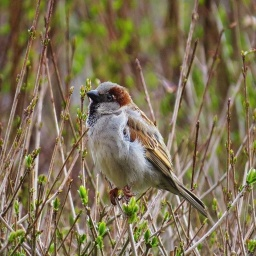
#> input picture game/demo_dataset/test/sparrow/4A24I38L602X.jpg, 256 x 256 px; its folder holds only this picture in this run
$ python CaptchaSparrow.py
#> lines starting #> are read from the running program, lines starting #| are printed output that depends on the picture
from __future__ import annotations

import random
import zipfile
from dataclasses import dataclass
from pathlib import Path, PurePosixPath
from typing import Optional

from PIL import Image, ImageOps

IMAGE_EXTENSIONS = {".jpg", ".jpeg", ".png", ".webp", ".bmp", ".gif"}
SCRIPT_DIR = Path(__file__).resolve().parent


@dataclass
class CaptchaGridResult:
    """Result returned by `generate_bird_captcha_grid`."""

    image: Image.Image
    grid_size: int
    cell_size: int
    gap: int
    sparrow_positions: list[tuple[int, int]]  # (row, col) of the target bird
    labels: list[list[str]]  # N x N matrix of bird folder names
    image_paths: list[list[str]]  # N x N matrix of source image paths / zip entries
    source: str = ""  # dataset zip or folder used to build the grid
    is_zip: bool = False  # True when source is a zip archive
    target_bird: str = "sparrow"  # bird the player must select

    @property
    def target_positions(self) -> list[tuple[int, int]]:
        """Positions of the target bird (sparrow_positions is the legacy name)."""
        return self.sparrow_positions


def _resolve_dataset_path(dataset_path: Optional[str | Path]) -> Path:
    """
    Locate the dataset `.zip` (or extracted folder) regardless of what the
    containing folder is named or which working directory Python is run from.
    """
    if dataset_path is not None:
        candidate = Path(dataset_path)
        if candidate.exists():
            return candidate
        if candidate.suffix != ".zip" and candidate.with_suffix(".zip").exists():
            return candidate.with_suffix(".zip")

        # If a relative path wasn't found in CWD, check next to this Python file
        if not candidate.is_absolute():
            rel_candidate = SCRIPT_DIR / candidate
            if rel_candidate.exists():
                return rel_candidate
            if (
                rel_candidate.suffix != ".zip"
                and rel_candidate.with_suffix(".zip").exists()
            ):
                return rel_candidate.with_suffix(".zip")

        raise FileNotFoundError(f"Dataset not found: {dataset_path}")

    # Auto-detect inside the same folder as this Python script
    preferred_zip = SCRIPT_DIR / "birds_dataset.zip"
    if preferred_zip.is_file():
        return preferred_zip

    zips = sorted(SCRIPT_DIR.glob("*.zip"))
    if len(zips) == 1:
        return zips[0]
    if len(zips) > 1:
        for zp in zips:
            try:
                with zipfile.ZipFile(zp, "r") as zf:
                    if any(
                        "test" in PurePosixPath(name).parts[:-1]
                        for name in zf.namelist()
                    ):
                        return zp
            except zipfile.BadZipFile:
                continue
        return zips[0]

    for folder_name in ("birds_dataset", "test"):
        folder = SCRIPT_DIR / folder_name
        if folder.is_dir():
            return folder

    raise FileNotFoundError(
        f"No .zip dataset or 'birds_dataset'/'test' folder found in {SCRIPT_DIR}"
    )


def _collect_from_zip(
    zip_path: Path,
    split_folder: str = "test",
) -> dict[str, list[str]]:
    """Scan `<split_folder>/<bird_name>/<image>` inside a `.zip` archive."""
    bird_images: dict[str, list[str]] = {}
    target_split = split_folder.lower()

    with zipfile.ZipFile(zip_path, "r") as zf:
        for info in sorted(zf.infolist(), key=lambda i: i.filename):
            if info.is_dir():
                continue
            parts = PurePosixPath(info.filename).parts
            if "__MACOSX" in parts or parts[-1].startswith("._"):
                continue
            if PurePosixPath(info.filename).suffix.lower() not in IMAGE_EXTENSIONS:
                continue

            # Support both `test/<bird>/<img.jpg>` and `<root>/test/<bird>/<img.jpg>`
            for idx, part in enumerate(parts):
                if part.lower() == target_split and len(parts) >= idx + 3:
                    bird_name = parts[idx + 1]
                    bird_images.setdefault(bird_name, []).append(info.filename)
                    break

    return bird_images


def _collect_from_dir(
    root_dir: Path,
    split_folder: str = "test",
) -> dict[str, list[str]]:
    """Scan an extracted directory (`<root>/<split>/<bird>/<image>` or `<root>/<bird>/<image>`)."""
    candidate = root_dir / split_folder
    test_dir = candidate if candidate.is_dir() else root_dir

    if not test_dir.is_dir():
        raise FileNotFoundError(f"Directory not found: {root_dir}")

    bird_images: dict[str, list[str]] = {}
    for subfolder in sorted(test_dir.iterdir()):
        if not subfolder.is_dir():
            continue
        files = [
            str(p)
            for p in sorted(subfolder.iterdir())
            if p.is_file() and p.suffix.lower() in IMAGE_EXTENSIONS
        ]
        if files:
            bird_images[subfolder.name] = files

    return bird_images


def generate_bird_captcha_grid(
    dataset_path: Optional[str | Path] = None,
    target_bird: str = "sparrow",
    split_folder: str = "test",
    grid_size: Optional[int] = None,
    huge_chance: float = 0.30,
    huge_size: int = 30,
    cell_size: Optional[int] = None,
    gap: Optional[int] = None,
    bg_color: tuple[int, int, int] = (255, 255, 255),
    allow_duplicates: Optional[bool] = None,
    seed: Optional[int] = None,
    output_path: Optional[str | Path] = None,
) -> CaptchaGridResult:
    """
    Generate an N x N CAPTCHA-style grid of random bird images from a `.zip` dataset
    (or extracted folder) in the same folder as this script, guaranteeing at least one
    image from `<split_folder>/<target_bird>`.

    When `grid_size` is None:
      - `huge_chance` (default 30%) probability of generating an absurdly huge `huge_size` (30x30) grid.
      - Otherwise picks a random size from 3x3 up to 10x10.
    """
    rng = random.Random(seed)

    if grid_size is None:
        if rng.random() < huge_chance:
            n = huge_size
        else:
            n = rng.randint(3, 10)
    else:
        if not (3 <= grid_size <= huge_size):
            raise ValueError(
                f"grid_size must be between 3 and {huge_size}, got {grid_size}"
            )
        n = grid_size

    # Auto-scale tile size and gap so both 3x3 and 30x30 fit nicely on screen
    if gap is None:
        gap = 1 if n >= 20 else 3
    if cell_size is None:
        # Target ~540px total canvas width
        cell_size = max(16, min(140, (540 - (n + 1) * gap) // n))

    source = _resolve_dataset_path(dataset_path)
    is_zip = source.is_file() and zipfile.is_zipfile(source)
    bird_images = (
        _collect_from_zip(source, split_folder=split_folder)
        if is_zip
        else _collect_from_dir(source, split_folder=split_folder)
    )

    if not bird_images:
        raise FileNotFoundError(
            f"No images found under '{split_folder}/<bird_name>/' in '{source}'."
        )

    # Match target_bird folder (exact match first, then case-insensitive)
    if target_bird in bird_images:
        target_key = target_bird
    else:
        matches = [k for k in bird_images if k.lower() == target_bird.lower()]
        if not matches:
            raise FileNotFoundError(
                f"No images found for '{target_bird}' under '{split_folder}/' in '{source}'."
            )
        target_key = matches[0]

    total_cells = n * n
    target_pool = [(target_key, p) for p in bird_images[target_key]]
    all_pool = [(bird, p) for bird, paths in bird_images.items() for p in paths]

    # 1. Guarantee at least one image of the target bird
    chosen_target = rng.choice(target_pool)
    remaining_needed = total_cells - 1

    # 2. Sample the remaining (N*N - 1) images from all available birds
    non_chosen_pool = [item for item in all_pool if item != chosen_target]
    use_duplicates = (
        allow_duplicates
        if allow_duplicates is not None
        else len(non_chosen_pool) < remaining_needed
    )

    if use_duplicates:
        other_choices = rng.choices(all_pool, k=remaining_needed)
    else:
        if len(non_chosen_pool) < remaining_needed:
            raise ValueError(
                f"Not enough unique images ({len(all_pool)}) to fill a {n}x{n} grid "
                f"({total_cells} cells). Set allow_duplicates=True to allow repeats."
            )
        other_choices = rng.sample(non_chosen_pool, k=remaining_needed)

    selected = [chosen_target] + other_choices
    rng.shuffle(selected)

    # 3. Stitch tiles into an N x N grid image
    canvas_size = n * cell_size + (n + 1) * gap
    canvas = Image.new("RGB", (canvas_size, canvas_size), color=bg_color)
#> canvas: PIL image 511x511 RGB; every value is 255
    resampling = (
        Image.Resampling.BILINEAR if cell_size <= 32 else Image.Resampling.LANCZOS
    )

    target_positions: list[tuple[int, int]] = []
    labels: list[list[str]] = []
    image_paths: list[list[str]] = []
    tile_cache: dict[str, Image.Image] = {}

    zf = zipfile.ZipFile(source, "r") if is_zip else None
    try:
        for row in range(n):
            row_labels: list[str] = []
            row_paths: list[str] = []
            for col in range(n):
                idx = row * n + col
                bird_name, img_ref = selected[idx]

                if img_ref in tile_cache:
                    tile = tile_cache[img_ref]
                else:
                    if zf is not None:
                        with zf.open(img_ref) as f, Image.open(f) as img:
                            tile = ImageOps.fit(
                                img.convert("RGB"),
                                (cell_size, cell_size),
                                method=resampling,
                            )
                    else:
                        with Image.open(img_ref) as img:
#> img is the input picture: PIL image 256x256 RGB; mean R, G, B 127.5, 114.6, 84.4
                            tile = ImageOps.fit(
                                img.convert("RGB"),
                                (cell_size, cell_size),
                                method=resampling,
                            )
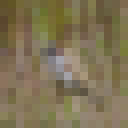
#> tile: PIL image 16x16 RGB (shown 8 times larger); mean R, G, B 127.4, 114.6, 84.4
                    tile_cache[img_ref] = tile

                x = gap + col * (cell_size + gap)
                y = gap + row * (cell_size + gap)
                canvas.paste(tile, (x, y))
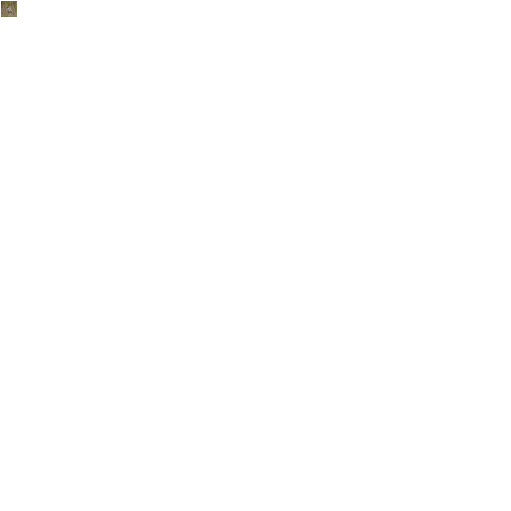
#> canvas: PIL image 511x511 RGB; mean R, G, B 254.9, 254.9, 254.8

                if bird_name == target_key:
                    target_positions.append((row, col))
                row_labels.append(bird_name)
                row_paths.append(img_ref)

            labels.append(row_labels)
            image_paths.append(row_paths)
    finally:
        if zf is not None:
            zf.close()

    if output_path is not None:
        out = Path(output_path)
        out.parent.mkdir(parents=True, exist_ok=True)
        canvas.save(out)
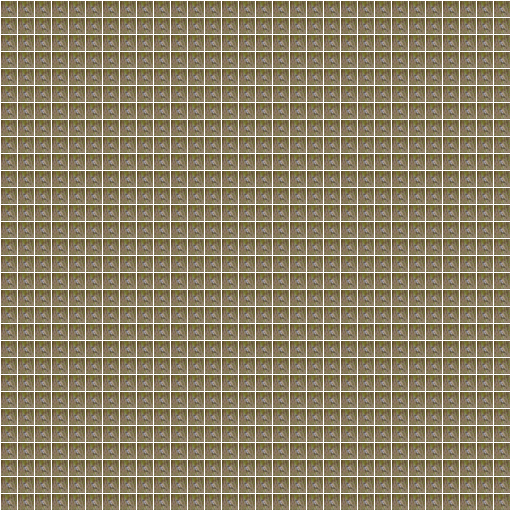
#> saved as captcha_grid.png: PIL image 511x511 RGB; mean R, G, B 142.4, 131.1, 104.4

    return CaptchaGridResult(
        image=canvas,
        grid_size=n,
        cell_size=cell_size,
        gap=gap,
        sparrow_positions=target_positions,
        labels=labels,
        image_paths=image_paths,
        source=str(source),
        is_zip=is_zip,
        target_bird=target_key,
    )


if __name__ == "__main__":
    result = generate_bird_captcha_grid(
        output_path=SCRIPT_DIR / "captcha_grid.png",
    )
    print(f"Generated {result.grid_size}x{result.grid_size} grid.")
    print(f"Target bird: {result.target_bird}")
    print(f"Target tile coordinates (row, col): {result.target_positions}")
